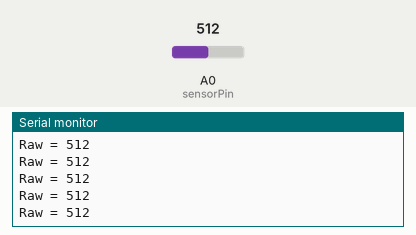
Simulated run of this sketch. Board: Arduino Uno, built with avr-gcc and run on an emulated ATmega328P. Shown: the last lines printed to the serial monitor. Inputs (shaded band) come from the test bench; at power-on: A0 (sensorPin) = 512.

Above: at 1.2 s.
1.3 s: A0 (sensorPin) set to 716
At 1.31 s:
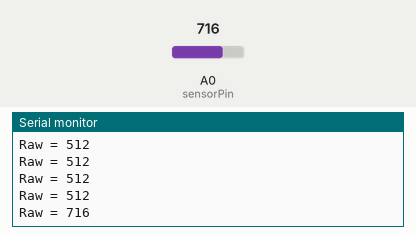
2.8 s: A0 (sensorPin) set to 900
At 2.81 s:
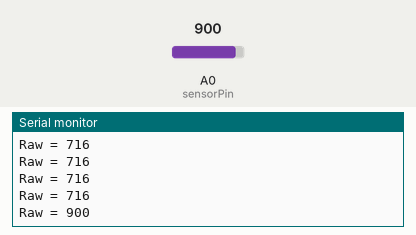
Timing chart, 0 to 5.8 s (numbered marks = the images above; inputs shaded):
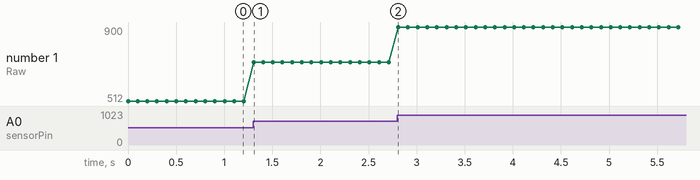

The sketch:

analog_lightsensor.ino
```cpp
/*
  Test sketch for the Adafruit Analog Light Sensor
  by Bill Earl
  for Adafruit Industries
  Connect sensor output to Analog Pin 0
  Connect 5v to VCC and GND to GND
  Connect 3.3v to the AREF pin
 */

int sensorPin = A0;    // select the input pin for the potentiometer
float rawRange = 1024; // 3.3v
float logRange = 5.0; // 3.3v = 10^5 lux
void setup() {
  analogReference(EXTERNAL); //
  Serial.begin(9600);
  //Serial.println("Adafruit Analog Light Sensor Test");
}
void loop() {
  // read the raw value from the sensor:
  int rawValue = analogRead(sensorPin);
  Serial.print("Raw = ");
  Serial.println(rawValue);
  /*Serial.print(" - Lux = ");
  Serial.println(RawToLux(rawValue)); */
  delay(100);
}
float RawToLux(int raw) {
  float logLux = raw * logRange / rawRange;
  return pow(10, logLux);
}
```

Measured:
- after the input at 1.3 s, the serial monitor: prints a new line at once (image 1)
- after the input at 2.8 s, the serial monitor: prints a new line at once (image 2)
- plotted number 1: 512 → 716 after the input at 1.3 s, 716 → 900 after the input at 2.8 s
